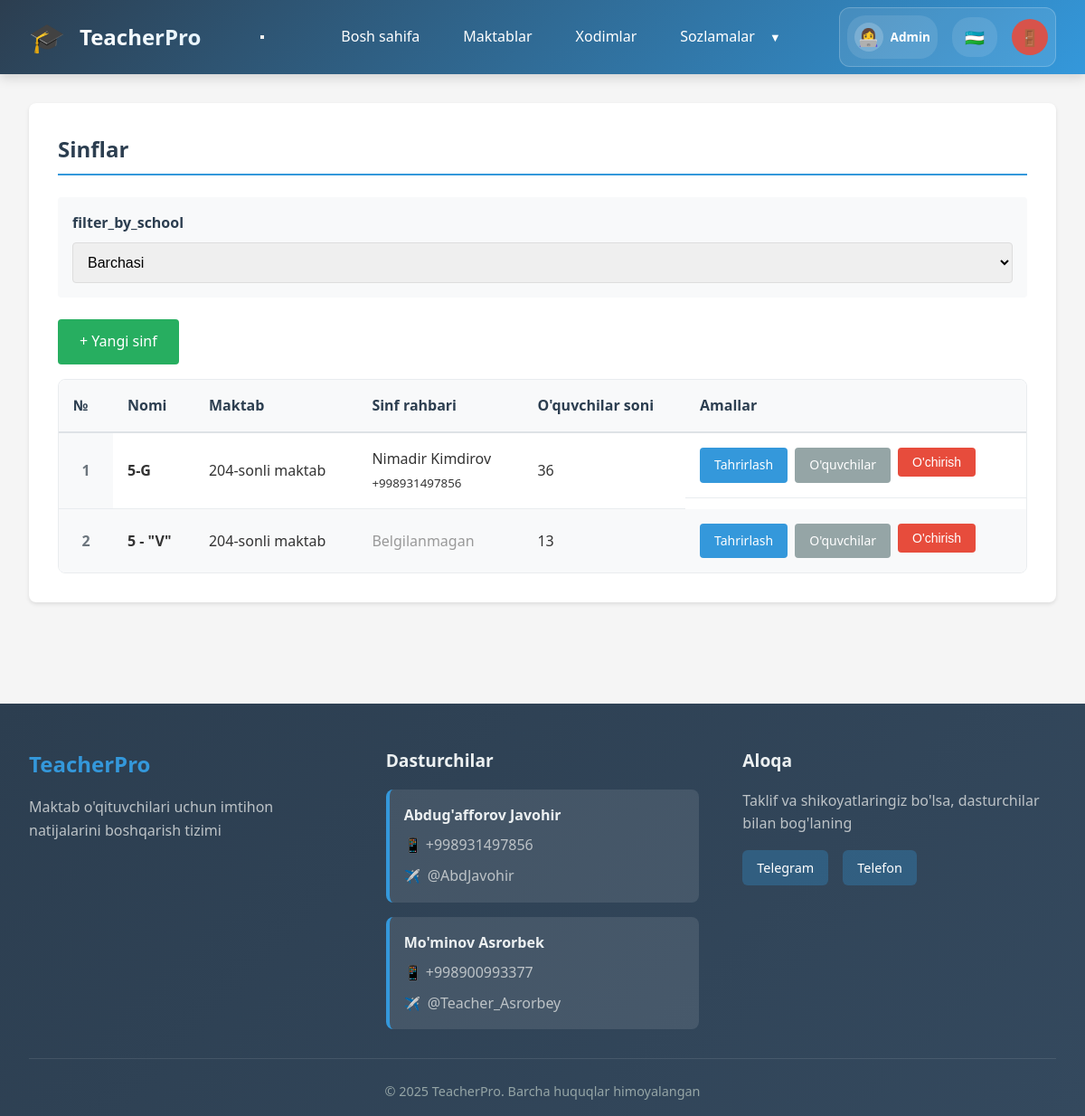
/admin/classes (signed in), run on the app's committed database.
### models.py (models this page shows)
class Base(DeclarativeBase):
    pass

class SchoolClass(Base):
    __tablename__ = 'classes'
    id = Column(Integer, primary_key=True)
    name = Column(String(100), nullable=False)
    school_id = Column(Integer, ForeignKey('schools.id'), nullable=False)
    leader_first_name = Column(String(100), nullable=True)
    leader_last_name = Column(String(100), nullable=True)
    leader_phone = Column(String(50), nullable=True)
    created_at = Column(DateTime, default=datetime.utcnow)
    school = relationship('School', back_populates='classes')
    students = relationship('Student', back_populates='school_class', cascade='all, delete-orphan')
    exams = relationship('Exam', back_populates='school_class')
    assigned_teachers = relationship('Employee', secondary='teacher_classes', back_populates='assigned_classes')

class School(Base):
    __tablename__ = 'schools'
    id = Column(Integer, primary_key=True)
    name = Column(String(200), nullable=False)
    address = Column(Text)
    phone = Column(String(50))
    email = Column(String(100))
    created_at = Column(DateTime, default=datetime.utcnow)
    employees = relationship('Employee', back_populates='school', cascade='all, delete-orphan')
    classes = relationship('SchoolClass', back_populates='school', cascade='all, delete-orphan')

### routers/admin.py (the view)
@router.get("/classes", response_class=HTMLResponse)
async def classes_list(
    request: Request,
    school_id: Optional[str] = None,
    db: AsyncSession = Depends(get_db)
):
    school_id_int = None
    if school_id and school_id.strip():
        try:
            school_id_int = int(school_id)
        except ValueError:
            school_id_int = None
    if school_id_int:
        result = await db.execute(select(SchoolClass).where(SchoolClass.school_id == school_id_int))
    else:
        result = await db.execute(select(SchoolClass).order_by(SchoolClass.created_at.desc()))
    classes = result.scalars().all()
    schools_result = await db.execute(select(School))
    schools = schools_result.scalars().all()
    students_result = await db.execute(select(Student))
    students = students_result.scalars().all()
    context = await get_template_context(request)
    context.update({'classes': classes, 'schools': schools, 'students': students})
    return templates.TemplateResponse('admin/classes.html', context)

### templates/admin/classes.html (shortened to what this page needs)
{% extends "base.html" %}
{% block content %}
<div class="card">
    <h2>{{ _('classes') }}</h2>
    <div class="filter-box">
        <form method="GET">
            <div style="display: flex; gap: 1rem; align-items: end;">
                <div class="form-group" style="flex: 1; margin-bottom: 0;">
                    <label for="school_id">{{ _('filter_by_school') }}</label>
                    <select id="school_id" name="school_id" onchange="this.form.submit()">
                        <option value="">{{ _('all') }}</option>
                    </select>
                </div>
            </div>
        </form>
    </div>
    <div style="margin-bottom: 1rem;">
        <a href="{{ url_for('add_class') }}" class="btn btn-success">+ {{ _('new_class') }}</a>
    </div>
    {% if classes %}
    <div class="table-container">
        <table>
            <thead>
                <tr>
                    <th width="60">{{ _('number') }}</th>
                    <th>{{ _('name') }}</th>
                    <th>{{ _('school') }}</th>
                    <th>{{ _('class_leader') }}</th>
                    <th>{{ _('student_count') }}</th>
                    <th>{{ _('actions') }}</th>
                </tr>
            </thead>
            <tbody>
                {% for class in classes %}
                <tr>
                    <td class="row-number">{{ loop.index }}</td>
                    <td><strong>{{ class.name }}</strong></td>
                    <td>
                        {% for school in schools %}
                        {% if school.id == class.school_id %}
                        {{ school.name }}
                        {% endif %}
                        {% endfor %}
                    </td>
                    <td>
                        {% if class.leader_first_name or class.leader_last_name %}
                        {{ class.leader_first_name or '' }} {{ class.leader_last_name or '' }}
                        {% if class.leader_phone %}
                        <br><small>{{ class.leader_phone }}</small>
                        {% endif %}
                        {% else %}
                        <span style="color: #999;">{{ _('not_set') }}</span>
                        {% endif %}
                    </td>
                    <td>
                        {% set student_count = namespace(count=0) %}
                        {% for student in students %}
                        {% if student.class_id == class.id %}
                        {% set student_count.count = student_count.count + 1 %}
                        {% endif %}
                        {% endfor %}
                        {{ student_count.count }}
                    </td>
                    <td class="action-buttons">
                        <a href="{{ url_for('edit_class', id=class.id) }}" class="btn btn-primary btn-sm">{{ _('edit')
                            }}</a>
                        <a href="{{ url_for('students_list', class_id=class.id) }}" class="btn btn-secondary btn-sm">{{
                            _('students') }}</a>
                        <form method="POST" action="{{ url_for('delete_class', id=class.id) }}" style="display: inline;"
                            onsubmit="return confirmDelete();">
                            <button type="submit" class="btn btn-danger btn-sm">{{ _('delete') }}</button>
                        </form>
                    </td>
                </tr>
                {% endfor %}
            </tbody>
        </table>
    </div>
    {% else %}
    <div class="no-data">
        <p>{{ _('no_data') }}</p>
    </div>
    {% endif %}
</div>
{% endblock %}

### static/style.css (style rules this page uses)
* { margin: 0; padding: 0; box-sizing: border-box; }
body { font-family: 'Segoe UI', Tahoma, Geneva, Verdana, sans-serif; background: #f5f5f5; color: #333; line-height: 1.6; }
.card { background: white; border-radius: 8px; padding: 2rem; margin-bottom: 2rem; box-shadow: 0 2px 4px rgba(0, 0, 0, 0.1); }
.card h2 { margin-bottom: 1.5rem; color: #2c3e50; border-bottom: 2px solid #3498db; padding-bottom: 0.5rem; }
.btn { padding: 0.75rem 1.5rem; border: none; border-radius: 4px; cursor: pointer; font-size: 1rem; text-decoration: none; display: inline-block; transition: all 0.3s; }
.btn-primary { background: #3498db; color: white; }
.btn-success { background: #27ae60; color: white; }
.btn-danger { background: #e74c3c; color: white; }
.btn-secondary { background: #95a5a6; color: white; }
.btn-sm { padding: 0.5rem 1rem; font-size: 0.875rem; }
.form-group { margin-bottom: 1.5rem; }
.form-group label { display: block; margin-bottom: 0.5rem; font-weight: 600; color: #2c3e50; }
.form-group input, .form-group select, .form-group textarea { width: 100%; padding: 0.75rem; border: 1px solid #ddd; border-radius: 4px; font-size: 1rem; }
table { width: 100%; border-collapse: collapse; margin-top: 1rem; }
table th, table td { padding: 0.75rem; text-align: left; border-bottom: 1px solid #ddd; }
table th { background: #ecf0f1; font-weight: 600; color: #2c3e50; }
.action-buttons { display: flex; gap: 0.5rem; flex-wrap: wrap; }
.filter-box { background: #f8f9fa; padding: 1rem; border-radius: 4px; margin-bottom: 1.5rem; }
.btn { padding: 0.75rem 1.5rem; border: none; border-radius: 4px; cursor: pointer; font-size: 1rem; text-decoration: none; display: inline-block; transition: all 0.3s; text-align: center; min-width: 120px; }
.btn-sm { padding: 0.5rem 1rem; font-size: 0.875rem; min-width: 80px; }
.action-buttons .btn { min-width: 80px; }
table tbody tr:nth-child(even) { background-color: #f8f9fa; }
table tbody tr:nth-child(odd) { background-color: #ffffff; }
.table-container { overflow-x: auto; border-radius: 8px; border: 1px solid #e9ecef; }
.row-number { text-align: center; font-weight: 600; color: #6c757d; background-color: #f8f9fa; }
table { width: 100%; border-collapse: collapse; margin: 0; }
table th { background: #f8f9fa; font-weight: 600; color: #2c3e50; padding: 1rem; text-align: left; border-bottom: 2px solid #dee2e6; }
table td { padding: 1rem; border-bottom: 1px solid #e9ecef; }
table tr:last-child td { border-bottom: none; }

### data on the page
SchoolClass: name "5-G", leader_first_name "Nimadir", leader_last_name "Kimdirov", leader_phone "+998931497856", count "36"
School: name "204-sonli maktab"
SchoolClass: name "5 - \"V\"", count "13"

### other printed values
{{ session.full_name.split(' ')[0] }} "Admin"
form field school_id "Barchasi"
